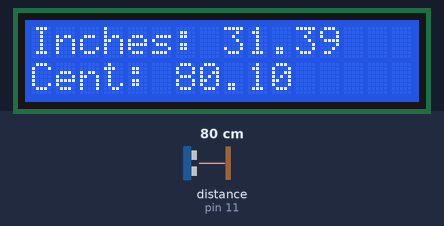
This sketch was run on a simulated Arduino Uno, built with avr-gcc and run on an emulated ATmega328P. Shown: 16×2 character LCD. Wiring (inferred from the names in the program): ultrasonic range finder: trigger pin 12; echo pin 11. The test bench sets the inputs (shaded band); at power-on: distance to the obstacle (sensor on pin 11) 80 cm. The echo pulse lasts 58.3 µs per cm.

Above: at 1.2 s.
1.3 s: distance to the obstacle (sensor on pin 11) set to 2 cm
At 3.2 s:
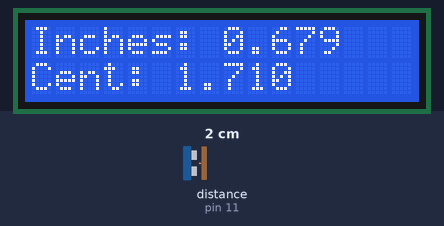
3.6 s: distance to the obstacle (sensor on pin 11) set to 35 cm
At 4.8 s:
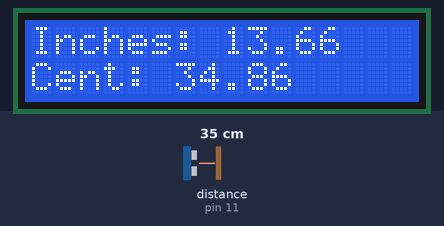
5.7 s: distance to the obstacle (sensor on pin 11) set to 60 cm
At 6.5 s:
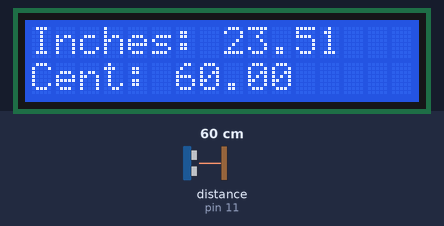
Timing chart, 0 to 8.7 s (numbered marks = the images above; inputs shaded):
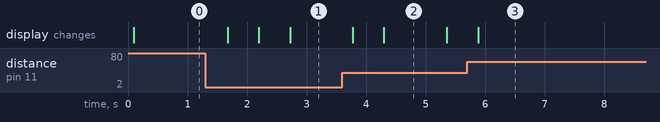

The sketch:

code.ino
```cpp
#include <LiquidCrystal_PCF8574.h>

const int trigPin = 12;
const int echoPin = 11;

LiquidCrystal_PCF8574 lcd(0x27); // set the LCD address to 0x27 for a 16 chars and 2 line display

void setup()
{
  lcd.setBacklight(255);
  lcd.begin(16, 2);
  pinMode(trigPin, OUTPUT);
  pinMode(echoPin, INPUT);


}

void loop()
{
    double duration, in, cm;
  //lcd.clear();
    digitalWrite(trigPin,LOW);
    delayMicroseconds(2);
    digitalWrite(trigPin,HIGH);
    delayMicroseconds(10);
    digitalWrite(trigPin, LOW);

    duration = pulseIn(echoPin, HIGH);
    in = duration / 74 / 2;
    cm = duration / 29 / 2;

    lcd.setCursor(0, 0);
    lcd.print("Inches: ");
    lcd.print(in);
    lcd.setCursor(0,1);
    lcd.print("Cent: ");
    lcd.print(cm);
    delay(500);
}
```

Measured:
- after the input at 1.3 s, the display: changes after 0.38 s (image 1)
- after the input at 3.6 s, the display: first changes after 0.17 s (image 2 shows a later state)
- after the input at 5.7 s, the display: changes after 0.18 s (image 3)
- what the display in image 2 shows lasts 1.1 s, from 4.3 s to 5.4 s
